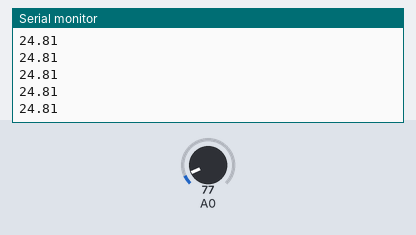
A sketch run on a simulated ESP8266 (NodeMCU). Shown: the last lines printed to the serial monitor. Inputs (shaded band) come from the test bench; at power-on: A0 = 77.

Above: at 1.2 s.
1.3 s: A0 set to 92
At 2.1 s:
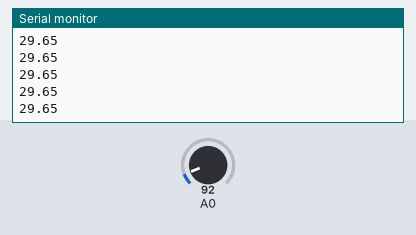
2.8 s: A0 set to 107
At 3.9 s:
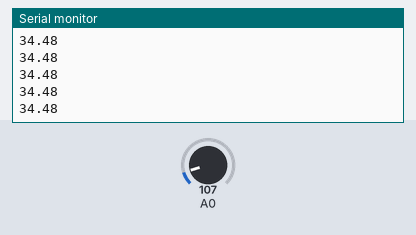
Timing chart, 0 to 5.8 s (numbered marks = the images above; inputs shaded):
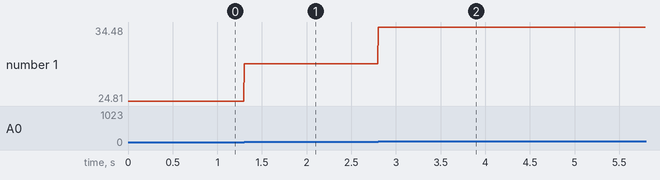

Measured:
- after the input at 1.3 s, the serial monitor: prints a new line at once (image 1)
- after the input at 2.8 s, the serial monitor: prints a new line at once (image 2)
- plotted number 1: 24.81 → 29.65 after the input at 1.3 s, 29.65 → 34 after the input at 2.8 s

The sketch:

Program_Monitoring_Suhu_dg_thinger.io_dan_LM35.ino
```cpp
/***************************************
 * Project Monitoring Suhu dg thinger.io dan LM35
 * Board  : NodeMCU ESP8266 V3
 * Input  : LM35
 * Output : thinger.io
 * 99 Proyek IoT
 * www.ardutech.com
 ****************************************/

#include <ThingerESP8266.h>
//---GANTI SESUAI DENGAN USER NAME Thinger.io  ANDA
#define USERNAME "Ardutech" //Username thinger.io
//---GANTI SESUAI DENGAN DEVICE ID Thinger.io  ANDA
#define DEVICE_ID "Mon_LM35"
//---GANTI SESUAI DENGAN TOKEN Thinger.io  ANDA
#define DEVICE_CREDENTIAL "1YdMPrRM8n9$"
//---GANTI SESUAI DENGAN JARINGAN WIFI
//---HOTSPOT ANDA
#define SSID "ArdutechWiFi"       // Nama Hotspot/WiFi
#define SSID_PASSWORD "12345678"  //  Password

ThingerESP8266 thing(USERNAME, DEVICE_ID, DEVICE_CREDENTIAL);

int analogValue;
float millivolts,celsius;
//=======================================
void setup() {
  Serial.begin(9600);
  thing.add_wifi(SSID, SSID_PASSWORD);
  thing["SensorLM35"] >> [](pson& out){
    out["temperature"] = celsius;
  };
}
//=======================================
void loop() {
  thing.handle();
  analogValue = analogRead(A0);
  millivolts = (analogValue/1024.0) * 3300;
  celsius = millivolts/10;
  Serial.println(celsius);
  Serial.println();
}
```
